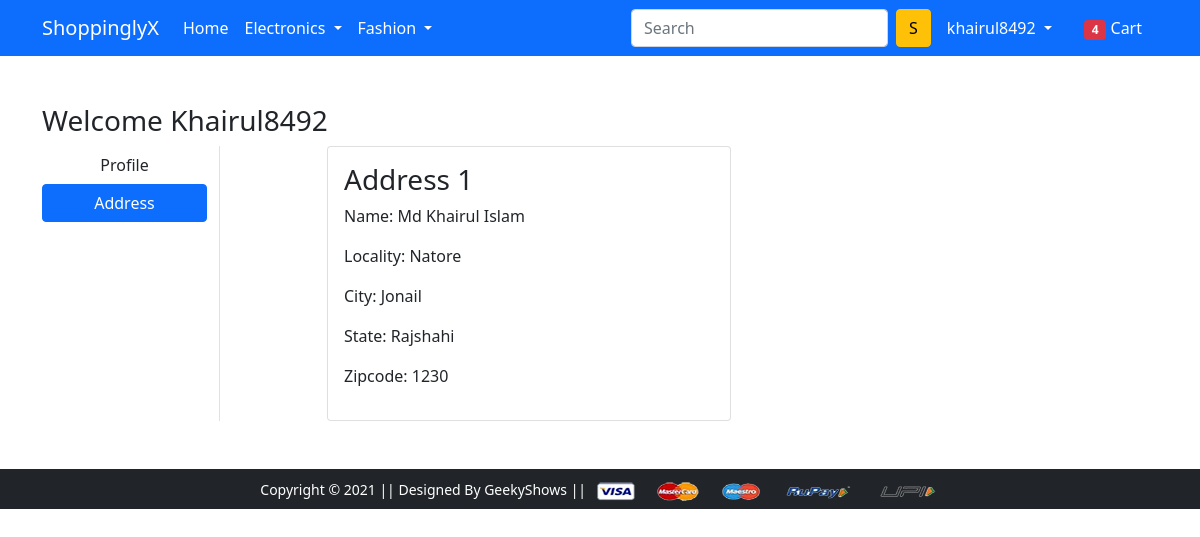
Page /address/ (signed in) on the earlier database version.
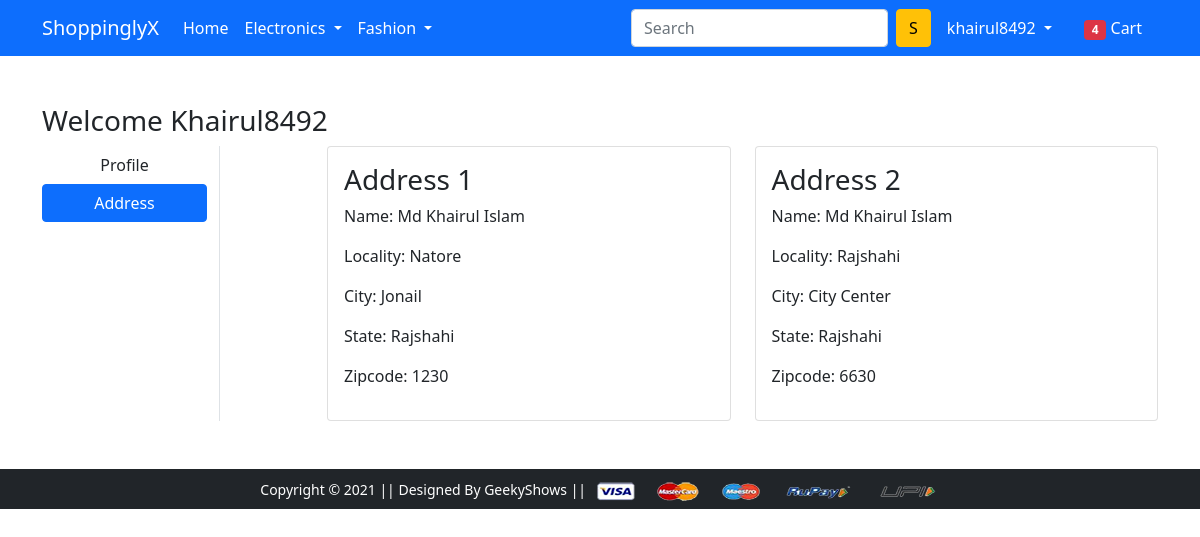
Same page on the later database version.
### app/models.py (models this page shows, shortened)
class Customer(models.Model):
    user = models.ForeignKey(User, on_delete=models.CASCADE)
    name = models.CharField(max_length=150)
    locality = models.CharField(max_length=150)
    city = models.CharField(max_length=50)
    zipcode = models.IntegerField()
    state = models.CharField(choices=STATE_CHOICES,max_length=50)

### app/views.py (the view)
# urls.py: path('address/', views.address, name='address'),
def address(request):
 add = Customer.objects.filter(user = request.user)
 return render(request, 'app/address.html',{"add":add,"active":"btn-primary"})

### app/templates/app/address.html (shortened to what this page needs)
{% extends 'app/base.html' %}
{% load static %}
{% block main-content %}
<div class="container my-5">
 <div class="row">
 <h3>Welcome <span class="text-capitalize">{{request.user}}</span></h3>
  <div class="col-sm-2 border-end">
   <ul class="list-unstyled">
    <li class="d-grid"><a href="{% url 'profile' %}" class="btn">Profile</a></li>
    <li class="d-grid"><a href="{% url 'address' %}" class="btn {{active}}">Address</a></li>
   </ul>
  </div>
  <div class="col-sm-9 offset-sm-1">
   <div class="row">
    {% for ad in add%}
    <div class="col-sm-6">
     <div class="card">
      <div class="card-body">
       <h3>Address {{forloop.counter}}</h3>
       <p>Name: {{ad.name}}</p>
       <p>Locality: {{ad.locality}}</p>
       <p>City: {{ad.city}}</p>
       <p>State: {{ad.state}}</p>
       <p>Zipcode: {{ad.zipcode}}</p>
      </div>
     </div>
    </div>
    {% endfor %}
   </div>
  </div>
 </div>
</div>
{% endblock main-content %}

Differences in the rows shown:
added Customer: name "Md Khairul Islam", locality "Rajshahi", city "City Center", state "Rajshahi", zipcode "6630"
